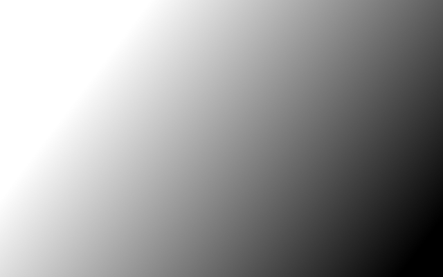
#> input picture AULA13_Segmentacao/quote2.png, 443 x 277 px, shrunk from 640 x 400 before the run
$ jupyter execute Segmentacao.ipynb
#> lines starting #> are read from the running program, lines starting #| are printed output that depends on the picture; after the words box and inside, x2 and y2 are one past the last pixel; in counts of white or black regions, pixels touching at a corner belong together
[cell 1]
import cv2
import numpy as np
import matplotlib.pyplot as plt

[cell 2]
img1 = cv2.imread('quote2.png') #abrir a imagem
#> img1 is the input picture: shape (277, 443, 3); min 0, max 255, mean 153.7
img2 = cv2.imread('praia.jpg') #abrir a imagem
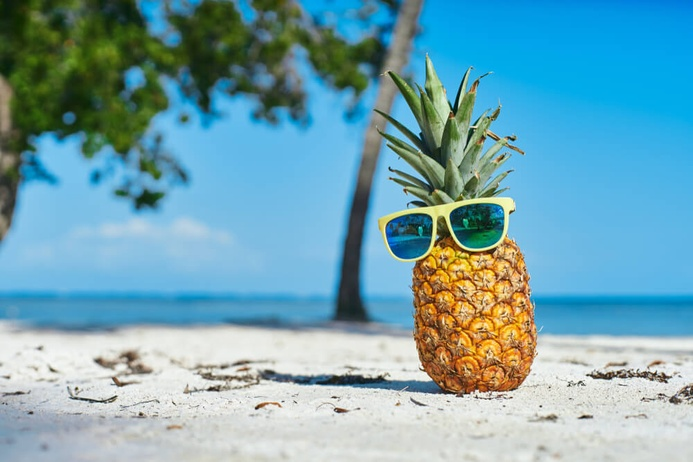
#> input picture AULA13_Segmentacao/praia.jpg, 693 x 462 px, shrunk from 1000 x 667 before the run
#> img2 is the input picture: shape (462, 693, 3); mean B, G, R 177, 164.3, 115.4

## Limiarização
Freqüentemente aplicada como um método de segmentação simples, é uma função de etapa que produz apenas dois valores, em relação aos pixels fora ou dentro das regiões de interesse

[cell 3]
# Define um valor arbitrário de threshold
T = 100

# Todas as coordenadas serão avaliadas conforme a condicional
indL = np.where(img1 > T)

# Cria uma imagem com o mesmo tamanho da original
img1_thresh = np.zeros(img1.shape)

# muda para o valor 1 todos os pixels que possuem valor acima do threshold
img1_thresh[indL] = 1

[cell 4]
plt.figure(figsize=(12,12))

plt.subplot(121)
plt.imshow(img1, cmap="gray")
plt.axis('off')
plt.subplot(122)
plt.imshow(img1_thresh, cmap="gray")
plt.axis('off')

### Para a imagem 2

[cell 5]
#converte BGR para escala cinza
img_pb = cv2.cvtColor(img2, cv2.COLOR_BGR2GRAY)
#novamente, conversão apenas para plot
plt.imshow(cv2.cvtColor(img_pb, cv2.COLOR_BGR2RGB))

[cell 6]
# Define um valor arbitrário de threshold
T = 100

# Todas as coordenadas serão avaliadas conforme a condicional
indL = np.where(img_pb > T)
#> indL = 261985 positions, rows 0 to 461, columns 0 to 692

# Cria uma imagem com o mesmo tamanho da original
img2_thresh = np.zeros(img_pb.shape)

# muda para o valor 1 todos os pixels que possuem valor acima do threshold
img2_thresh[indL] = 1

plt.figure(figsize=(12,12))
plt.subplot(121)
plt.imshow(img_pb, cmap="gray")
plt.axis('off')
plt.subplot(122)
plt.imshow(img2_thresh, cmap="gray")
plt.axis('off')

### Com a biblioteca OpenCV tem vários tipos de threshold

[cell 7]
ret, thresh1 = cv2.threshold(img_pb,100,255,cv2.THRESH_BINARY)
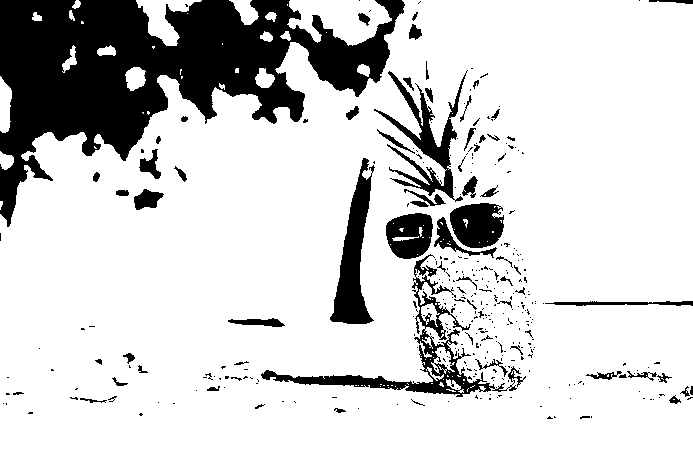
#> thresh1: shape (462, 693); 81.8% white; 360 black regions (290 under 20 px), largest, box (x1, y1, x2, y2) and area: (0, 0, 405, 227) 38191, (261, 254, 526, 397) 4191, (330, 158, 375, 324) 3257
ret, thresh2 = cv2.threshold(img_pb,100,255,cv2.THRESH_BINARY_INV)
ret, thresh3 = cv2.threshold(img_pb,100,255,cv2.THRESH_TRUNC)
ret, thresh4 = cv2.threshold(img_pb,100,255,cv2.THRESH_TOZERO)

plt.figure(figsize=(15,15))
plt.subplot(141)
plt.imshow(thresh1, cmap="gray")
plt.axis('off')
plt.subplot(142)
plt.imshow(thresh2, cmap="gray")
plt.axis('off')
plt.subplot(143)
plt.imshow(thresh3, cmap="gray")
plt.axis('off')
plt.subplot(144)
plt.imshow(thresh4, cmap="gray")
plt.axis('off')

# Segmentação por limiarização (Otsu)

[cell 8]
img = cv2.imread('bird.png',0)
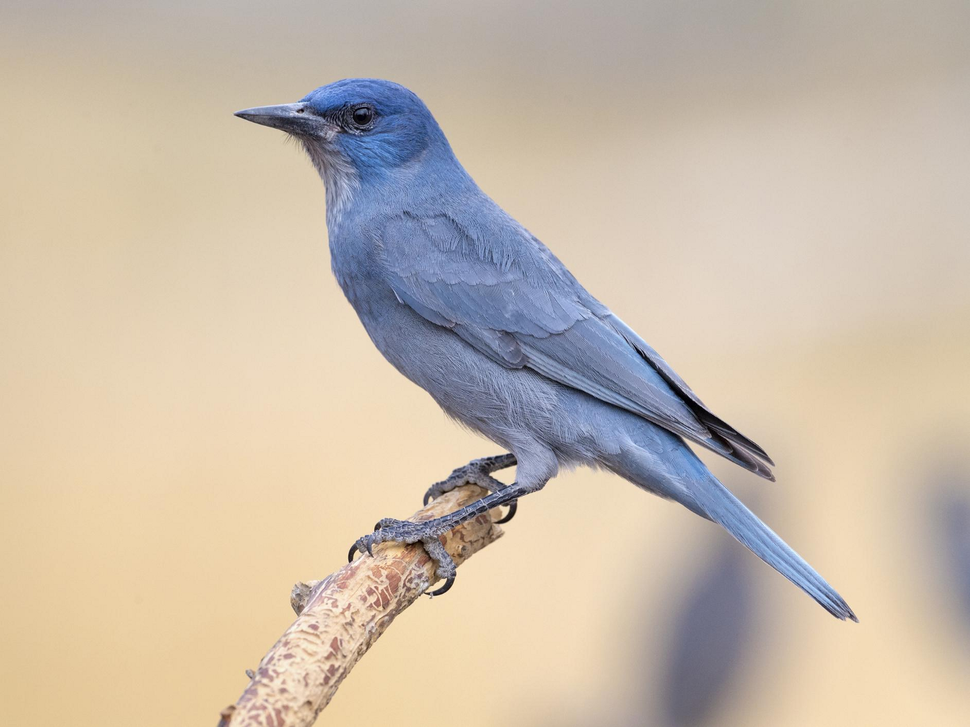
#> input picture AULA13_Segmentacao/bird.png, 970 x 727 px, shrunk from 1400 x 1050 before the run
#> img: shape (727, 970); min 0, max 252, mean 189
# global thresholding
ret1,th1 = cv2.threshold(img,127,255,cv2.THRESH_BINARY)
#> th1: shape (727, 970); 91.4% white; 918 black regions (871 under 20 px), largest, box (x1, y1, x2, y2) and area: (331, 213, 775, 482) 25013, (234, 80, 459, 201) 10893, (661, 547, 744, 727) 9152
# Otsu's thresholding
ret2,th2 = cv2.threshold(img,0,255,cv2.THRESH_BINARY+cv2.THRESH_OTSU)
#> th2: shape (727, 970); 83.2% white; 205 black regions (170 under 20 px), largest, box (x1, y1, x2, y2) and area: (234, 78, 858, 727) 111261, (933, 484, 970, 640) 4045, (313, 663, 354, 721) 338
#> ret2 = 162
# Otsu's thresholding after Gaussian filtering
blur = cv2.GaussianBlur(img,(5,5),0)
ret3,th3 = cv2.threshold(blur,0,255,cv2.THRESH_BINARY+cv2.THRESH_OTSU)
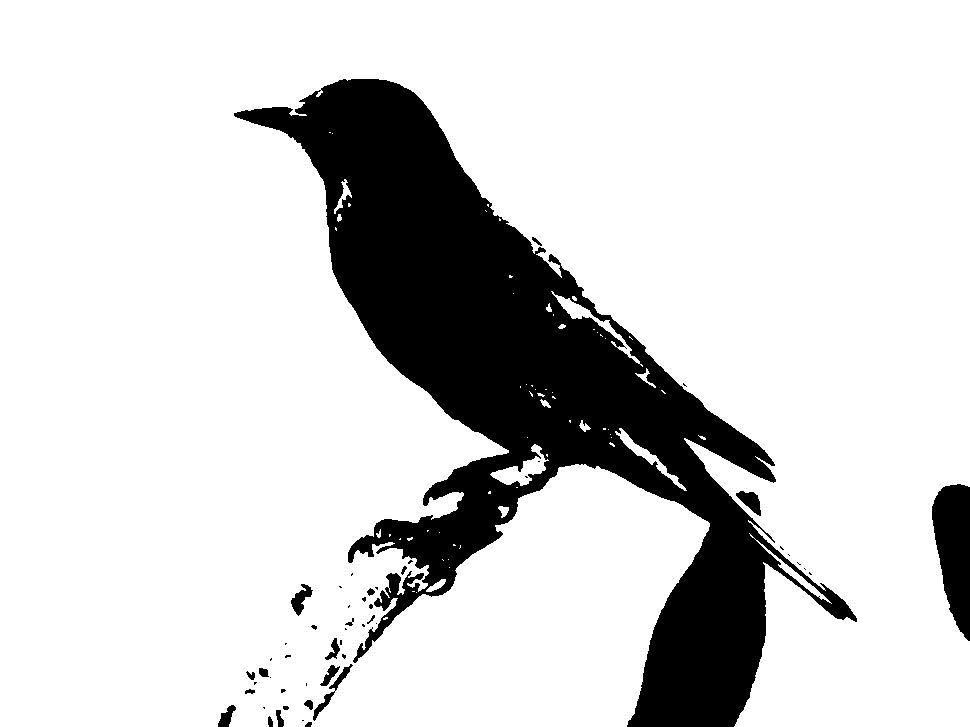
#> th3: shape (727, 970); 82.7% white; 51 black regions (30 under 20 px), largest, box (x1, y1, x2, y2) and area: (234, 79, 857, 727) 115284, (932, 484, 970, 641) 4222, (313, 664, 353, 721) 336
#> ret3 = 163
# plot all the images and their histograms
images = [img, 0, th1,
          img, 0, th2,
          blur, 0, th3]
titles = ['Original Noisy Image','Histogram','Global Thresholding (v=127)',
          'Original Noisy Image','Histogram',"Otsu's Thresholding",
          'Gaussian filtered Image','Histogram',"Otsu's Thresholding"]
for i in range(3):
    plt.subplot(3,3,i*3+1),plt.imshow(images[i*3],'gray')
    plt.title(titles[i*3]), plt.xticks([]), plt.yticks([])
    plt.subplot(3,3,i*3+2),plt.hist(images[i*3].ravel(),256)
    plt.title(titles[i*3+1]), plt.xticks([]), plt.yticks([])
    plt.subplot(3,3,i*3+3),plt.imshow(images[i*3+2],'gray')
    plt.title(titles[i*3+2]), plt.xticks([]), plt.yticks([])
plt.show()

# Segmentação de imagens coloridas

[cell 9]
img = cv2.imread('bird.png')
#> img is the input picture: shape (727, 970, 3); mean B, G, R 171.5, 187.3, 200.7
blur = cv2.blur(img,(5,5))
#> blur: shape (727, 970, 3)
blur0=cv2.medianBlur(blur,5)
blur1= cv2.GaussianBlur(blur0,(5,5),0)
blur2= cv2.bilateralFilter(blur1,9,75,75)
hsv = cv2.cvtColor(blur2, cv2.COLOR_BGR2HSV)
#> hsv: shape (727, 970, 3); mean H, S, V 33, 52.1, 207.5

#estabelecer o limite ou os valores do intervalo para todos os
#pixels que queremos extrair.
low_blue = np.array([55, 0, 0])
high_blue = np.array([118, 255, 255])

#A “máscara” é basicamente nós colocando uma máscara
#sobre todos os outros pixels que não estão em nosso
#intervalo de pixels descrito.
mask = cv2.inRange(hsv, low_blue, high_blue)
#> mask: shape (727, 970); 12% white; 23 white regions (15 under 20 px), largest, box (x1, y1, x2, y2) and area: (242, 77, 844, 614) 83762, (954, 542, 970, 591) 445, (701, 435, 745, 465) 304
res = cv2.bitwise_and(img, img, mask= mask)

plt.figure(figsize=(12,12))
plt.subplot(121)
plt.imshow(cv2.cvtColor(img, cv2.COLOR_BGR2RGB), cmap="gray", vmin=0, vmax=255)
plt.title("imagem original")
plt.axis('off')
plt.subplot(122)
plt.imshow(cv2.cvtColor(res, cv2.COLOR_BGR2RGB), cmap="gray", vmin=0, vmax=255)
plt.title("imagem segmentada")
plt.axis('off')
#> Out = (-0.5, 969.5, 726.5, -0.5)

[cell 10]
image = cv2.imread('5.bmp')
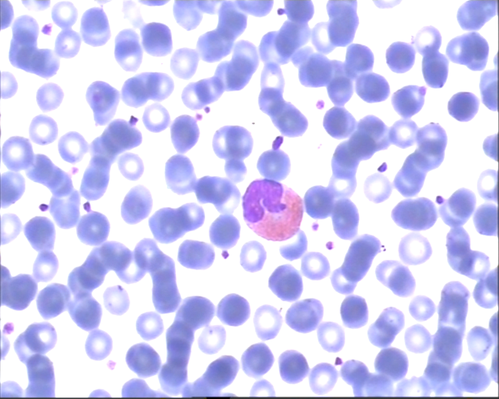
#> input picture AULA13_Segmentacao/5.bmp, 499 x 399 px, shrunk from 720 x 576 before the run
#> image is the input picture: shape (399, 499, 3); mean B, G, R 245.2, 206.6, 208
hsv = cv2.cvtColor(image, cv2.COLOR_BGR2HSV)
#> hsv: shape (399, 499, 3); mean H, S, V 80, 43.1, 245.3
blur = cv2.medianBlur(hsv ,11)
#> blur: shape (399, 499, 3); mean H, S, V 82, 42.5, 246.2

lower = np.array([132,113,223])
upper = np.array([140,153,255])

mask = cv2.inRange(blur, lower, upper)
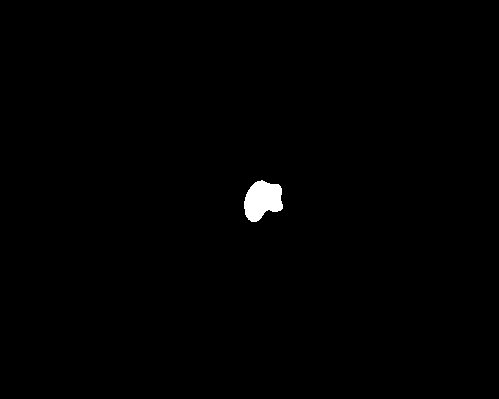
#> mask: shape (399, 499); 0.58% white; 1 white region, box (x1, y1, x2, y2) and area: (244, 180, 283, 222) 1159
res = cv2.bitwise_and(image,image, mask= mask)
#> res: shape (399, 499, 3)


plt.figure(figsize=(12,12))
plt.subplot(131)
plt.imshow(cv2.cvtColor(image, cv2.COLOR_BGR2RGB), cmap="gray", vmin=0, vmax=255)
plt.title("imagem original")
plt.axis('off')
plt.subplot(132)
plt.imshow(hsv, cmap="gray", vmin=0, vmax=255)
plt.title("imagem hsv")
plt.axis('off')
plt.subplot(133)
plt.imshow(res, cmap="gray", vmin=0, vmax=255)
plt.title("imagem segmentada")
plt.axis('off')
#> Out = (-0.5, 498.5, 398.5, -0.5)
#> figure, not shown here; B, G, R data is drawn as R, G, B

[cell 11]
image = cv2.imread('calcadagrama.jpg')
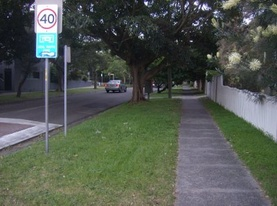
#> input picture AULA13_Segmentacao/calcadagrama.jpg, 277 x 206 px, shrunk from 400 x 298 before the run
#> image is the input picture: shape (206, 277, 3); mean B, G, R 79.9, 88.2, 81.5
imgYCC = cv2.cvtColor(image, cv2.COLOR_BGR2YCR_CB)
#> imgYCC: shape (206, 277, 3); mean of channels 0, 1, 2 85.3, 125.4, 125
blur = cv2.medianBlur(imgYCC ,11)
#> blur: shape (206, 277, 3); mean of channels 0, 1, 2 82.9, 125.4, 124.9

lower = np.array([40, 40, 95])
upper = np.array([190,125,120])

mask = cv2.inRange(blur, lower, upper)
#> mask: shape (206, 277); 22.7% white; 5 white regions (1 under 20 px), largest, box (x1, y1, x2, y2) and area: (0, 93, 179, 193) 9773, (210, 103, 277, 201) 2598, (36, 192, 81, 206) 425, (109, 59, 124, 71) 134
res = cv2.bitwise_and(image,image, mask= mask)
#> res: shape (206, 277, 3)

[cell 12]
plt.figure(figsize=(12,12))
plt.subplot(131)
plt.imshow(cv2.cvtColor(image, cv2.COLOR_BGR2RGB), cmap="gray", vmin=0, vmax=255)
plt.title("imagem original")
plt.axis('off')
plt.subplot(132)
plt.imshow(imgYCC, cmap="gray", vmin=0, vmax=255)
plt.title("imagem ycbcr")
plt.axis('off')
plt.subplot(133)
plt.imshow(res, cmap="gray", vmin=0, vmax=255)
plt.title("imagem segmentada")
plt.axis('off')
#> Out = (-0.5, 276.5, 205.5, -0.5)
#> figure, not shown here; B, G, R data is drawn as R, G, B

[cell 13]
image = cv2.imread('calcadagrama.jpg')
hsv = cv2.cvtColor(image, cv2.COLOR_BGR2HSV)
#> hsv: shape (206, 277, 3); mean H, S, V 78.5, 55.4, 93.5
blur = cv2.medianBlur(hsv ,11)
#> blur: shape (206, 277, 3); mean H, S, V 78.9, 54.7, 91.1

lower = np.array([40, 40, 95])
upper = np.array([190,125,120])

mask = cv2.inRange(blur, lower, upper)
#> mask: shape (206, 277); 15.8% white; 30 white regions (20 under 20 px), largest, box (x1, y1, x2, y2) and area: (0, 115, 180, 191) 7547, (30, 191, 79, 206) 411, (218, 125, 257, 178) 352
res = cv2.bitwise_and(image,image, mask= mask)
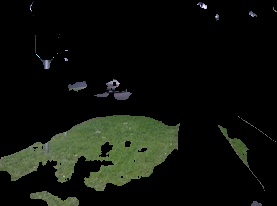
#> res: shape (206, 277, 3); mean B, G, R 11.6, 17.7, 14.6

[cell 14]
plt.figure(figsize=(12,12))
plt.subplot(131)
plt.imshow(cv2.cvtColor(image, cv2.COLOR_BGR2RGB), cmap="gray", vmin=0, vmax=255)
plt.title("imagem original")
plt.axis('off')
plt.subplot(132)
plt.imshow(hsv, cmap="gray", vmin=0, vmax=255)
plt.title("imagem hsv")
plt.axis('off')
plt.subplot(133)
plt.imshow(res, cmap="gray", vmin=0, vmax=255)
plt.title("imagem segmentada")
plt.axis('off')
#> Out = (-0.5, 276.5, 205.5, -0.5)
#> figure, not shown here; B, G, R data is drawn as R, G, B

### Segmentação de imagem colorida usando K-means

[cell 15]
# load image
img = cv2.imread('flor.jpg')
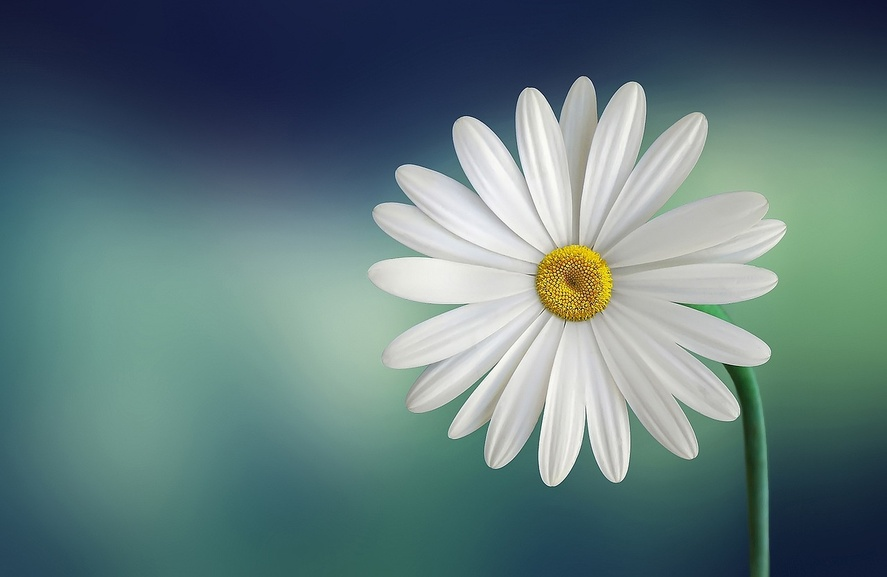
#> input picture AULA13_Segmentacao/flor.jpg, 887 x 577 px, shrunk from 1280 x 833 before the run
#> img is the input picture: shape (577, 887, 3); mean B, G, R 123.8, 122.4, 97.3
img = cv2.cvtColor(img, cv2.COLOR_BGR2RGB)
plt.imshow(img)

Vamos usar a função cv2.kmeans(), que usa uma matriz 2D como entrada e, como nossa imagem original é 3D (largura, altura e profundidade de 3 valores RGB), precisamos achatar a altura e a largura em um vetor único de pixels (3 valores RGB):

[cell 16]
# reshape the image to a 2D array of pixels and 3 color values (RGB)
pixel_values = img.reshape((-1, 3))
# convert to float
pixel_values = np.float32(pixel_values)

[cell 17]
#Vamos imprimir os pixels resultantes
print(pixel_values.shape)
#| (511799, 3)

Como esperado, isso resulta do nivelamento de uma imagem de alta resolução.

Vamos parar o agrupamento quando algum número de iterações for excedido (digamos 100), ou se os clusters se moverem menos que algum valor epsilon (vamos escolher 0,2 aqui), o código abaixo define os critérios de parada no OpenCV:

[cell 18]
# define stopping criteria, number of clusters(K) and apply kmeans()
# TERM_CRITERIA_EPS : stop when the epsilon value is reached
# TERM_CRITERIA_MAX_ITER:  stop when Max iteration is reached
criteria = (cv2.TERM_CRITERIA_EPS + cv2.TERM_CRITERIA_MAX_ITER, 100, 0.2)

Se você observar a imagem, há três cores (verde para fundo e caule, branco para as pétalas e amarelo para o miolo). Como resultado, usaremos três clusters para esta imagem:

[cell 19]
# number of clusters (K)
k = 3
_, labels, (centers) = cv2.kmeans(pixel_values, k, None, criteria, 10, cv2.KMEANS_RANDOM_CENTERS)
#> centers = [[200.3, 204.2, 198.5], [103, 142.3, 129.7], [38.9, 62.68, 79.91]]

* labels é o rótulo do cluster para cada pixel que é 0, 1 ou 2 (já que k = 3),
* centers referem-se aos pontos centrais (o valor de cada centróide).

cv2.KMEANS_RANDOM_CENTERS apenas indica OpenCV para atribuir aleatoriamente os valores dos clusters inicialmente.

Se você olhar novamente para o código, não mencionamos que convertemos os valores de pixel da imagem nivelada em flutuantes; Fizemos isso porque cv2.kmeans() espera isso, vamos convertê-los de volta para valores de pixel de 8 bits:

[cell 20]
# convert back to 8 bit values
centers = np.uint8(centers)
#> centers = [[200, 204, 198], [102, 142, 129], [38, 62, 79]]

# flatten the labels array
labels = labels.flatten()

Agora vamos construir a imagem segmentada

[cell 21]
# convert all pixels to the color of the centroids
segmented_image = centers[labels.flatten()]

[cell 22]
# reshape back to the original image dimension
segmented_image = segmented_image.reshape(img.shape)
# show the image
plt.imshow(segmented_image)
plt.axis('off')
#> Out = (-0.5, 886.5, 576.5, -0.5)

[cell 23]
# number of clusters (K)
k = 4
_, labels, (centers) = cv2.kmeans(pixel_values, k, None, criteria, 10, cv2.KMEANS_RANDOM_CENTERS)
#> centers = [[203.6, 206.3, 201.5], [29.8, 46.14, 70.97], [119.5, 157, 139.9], [66.46, 105.4, 104.9]]

[cell 24]
centers = np.uint8(centers)
#> centers = [[203, 206, 201], [29, 46, 70], [119, 157, 139], [66, 105, 104]]
labels = labels.flatten()
segmented_image = centers[labels.flatten()]
segmented_image = segmented_image.reshape(img.shape)
plt.imshow(segmented_image)
plt.axis('off')
#> Out = (-0.5, 886.5, 576.5, -0.5)

[cell 25]
# number of clusters (K)
k = 6
_, labels, (centers) = cv2.kmeans(pixel_values, k, None, criteria, 10, cv2.KMEANS_RANDOM_CENTERS)
#> centers = [[177.9, 187, 178.4], [111.1, 152, 137.1], [29.11, 45.01, 70.4], [218.7, 219.9, 217.4], [174.4, 142.2, 41.69], [63.17, 102.1, 103.5]]
centers = np.uint8(centers)
#> centers = [[177, 187, 178], [111, 152, 137], [29, 45, 70], [218, 219, 217], [174, 142, 41], [63, 102, 103]]
labels = labels.flatten()
segmented_image = centers[labels.flatten()]
segmented_image = segmented_image.reshape(img.shape)
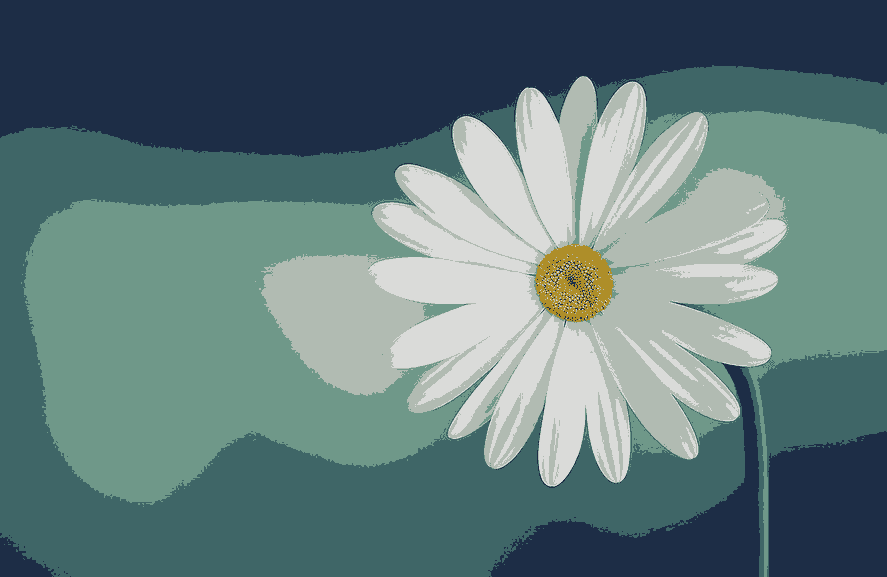
#> segmented_image: shape (577, 887, 3); mean R, G, B 97, 122.3, 123.4
plt.imshow(segmented_image)
plt.axis('off')
#> Out = (-0.5, 886.5, 576.5, -0.5)

Também podemos desabilitar alguns clusters na imagem. Por exemplo, vamos desabilitar o cluster número 2 e mostrar a imagem original:

[cell 26]
# disable only the cluster number 2 (turn the pixel into black)
masked_image = np.copy(img)
# convert to the shape of a vector of pixel values
masked_image = masked_image.reshape((-1, 3))
# color (i.e cluster) to disable
cluster = 1
masked_image[labels == cluster] = [0, 0, 0]
# convert back to original shape
masked_image = masked_image.reshape(img.shape)
# show the image
plt.imshow(masked_image)

[cell 27]
# disable only the cluster number 2 (turn the pixel into black)
masked_image2 = np.copy(masked_image)
# convert to the shape of a vector of pixel values
masked_image2 = masked_image2.reshape((-1, 3))
# color (i.e cluster) to disable
cluster = 4
masked_image2[labels == cluster] = [0, 0, 0]
# convert back to original shape
masked_image2 = masked_image2.reshape(img.shape)
# show the image
plt.imshow(masked_image2)

[cell 28]
# disable only the cluster number 2 (turn the pixel into black)
masked_image3 = np.copy(masked_image2)
# convert to the shape of a vector of pixel values
masked_image3 = masked_image3.reshape((-1, 3))
# color (i.e cluster) to disable
cluster = 0
masked_image3[labels == cluster] = [0, 0, 0]
# convert back to original shape
masked_image3 = masked_image3.reshape(img.shape)
# show the image
plt.imshow(masked_image3)
plt.axis('off')
#> Out = (-0.5, 886.5, 576.5, -0.5)
